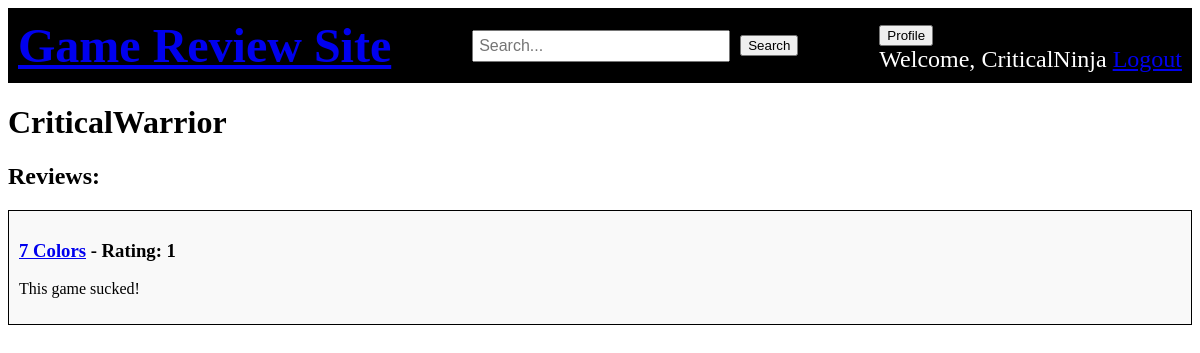
/profile/CriticalWarrior (signed in), run on the app's committed database.
### tables this page shows
CREATE TABLE User (
            UserID INTEGER PRIMARY KEY,
            Username TEXT NOT NULL,
            Email TEXT NOT NULL,
            Password TEXT NOT NULL
        );

CREATE TABLE Review (
        ReviewID INTEGER PRIMARY KEY,
        Content TEXT,
        Rating INTEGER,
        Likes INTEGER DEFAULT 0,
        Dislikes INTEGER DEFAULT 0,
        Timestamp TEXT DEFAULT CURRENT_TIMESTAMP,
        UserID INTEGER,
        GameGUID TEXT,
        FOREIGN KEY(UserID) REFERENCES User(UserID),
        FOREIGN KEY(GameGUID) REFERENCES Game(GUID)
    );

CREATE TABLE Game (
            GUID TEXT PRIMARY KEY,
            Name TEXT NOT NULL,
            Description TEXT,
            ReleaseDate TEXT
        );

### app.py (the view)
@app.route('/profile/<username>')
def profile(username):
    db = get_db()
    cur = db.execute("SELECT * FROM User WHERE Username = ?", (username,))
    user = cur.fetchone()
    if user is not None:
        cur = db.execute("""
            SELECT r.*, g.Name as GameName
            FROM Review r
            INNER JOIN Game g ON r.GameGUID = g.GUID
            WHERE r.UserID = ?
        """, (user[0],))  # Assuming UserID is the 1st column in the users table
        reviews = cur.fetchall()
        reviews = [dict(review) for review in reviews]
        return render_template('profile.html', user=user, reviews=reviews)
    else:
        return "User not found", 404

### app.py (called while the page is built)
@app.before_request
def before_request():
    g.db = get_db()

@app.after_request
def add_header(response):
    response.headers['Cache-Control'] = 'no-store'
    return response

### db.py (called while the page is built)
def get_db():
    if 'db' not in g:
        g.db = sqlite3.connect('games.db')
        g.db.row_factory = sqlite3.Row
    return g.db

### templates/profile.html (shortened to what this page needs)
<!DOCTYPE html>
<html>
<head>
</head>
<body>
    <div class="header">
        <h1 class="header-title"><a href="{{ url_for('index') }}">Game Review Site</a></h1>
        <form class="search-bar" action="{{ url_for('search') }}" method="post">
            <input type="text" name="search" placeholder="Search...">
            <input type="submit" value="Search">
        </form>
        <div>
            {% if 'user_id' in session %}
                <form class="inline" action="{{ url_for('profile', username=user.Username) }}" method="get">
                    <button class="auth-button" type="submit">Profile</button>
                </form>
                <span>Welcome, {{ session['Username'] }}</span>
                <a class="auth-button" href="{{ url_for('logout') }}">Logout</a>
            {% else %}
                <a class="auth-button" href="{{ url_for('login') }}">Login</a>
                <a class="auth-button" href="{{ url_for('register') }}">Register</a>
            {% endif %}
        </div>
    </div>
    <div class="content">
        <h1>{{ user.Username }}</h1>
        <h2>Reviews:</h2>
        <div class="reviews-container">
            {% for review in reviews %}
                <div class="review-box">
                    <h3><a href="{{ url_for('game_page', guid=review.GameGUID) }}">{{ review.GameName }}</a> - Rating: {{ review.Rating }}</h3>
                    <p>{{ review.Content }}</p>
                </div>
            {% endfor %}
        </div>
    </div>
</body>
</html>

### templates/profile.html (style rules this page uses)
.header { background-color: black; color: white; padding: 10px; text-align: left; font-size: 24px; display: flex; justify-content: space-between; align-items: center; }
.header-title { margin: 0; }
.search-bar { display: flex; align-items: center; flex-grow: 1; justify-content: center; }
.search-bar input[type="text"] { margin-right: 10px; width: 50%; padding: 5px; font-size: 16px; }
.review-box { border: 1px solid #000; padding: 10px; margin-bottom: 10px; background-color: #f9f9f9; }

### data on the page
User: Username "CriticalWarrior"
Review: GameName "7 Colors", Rating "1", Content "This game sucked!"

### other printed values
{{ session['Username'] }} "CriticalNinja"
